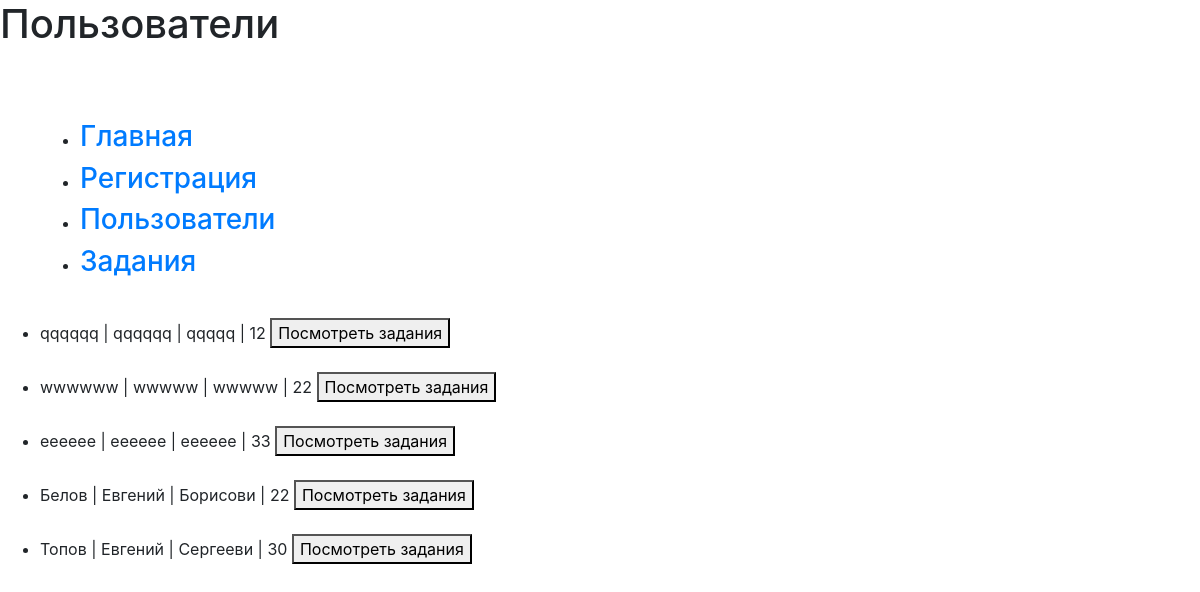
The app's page /users/, older data.
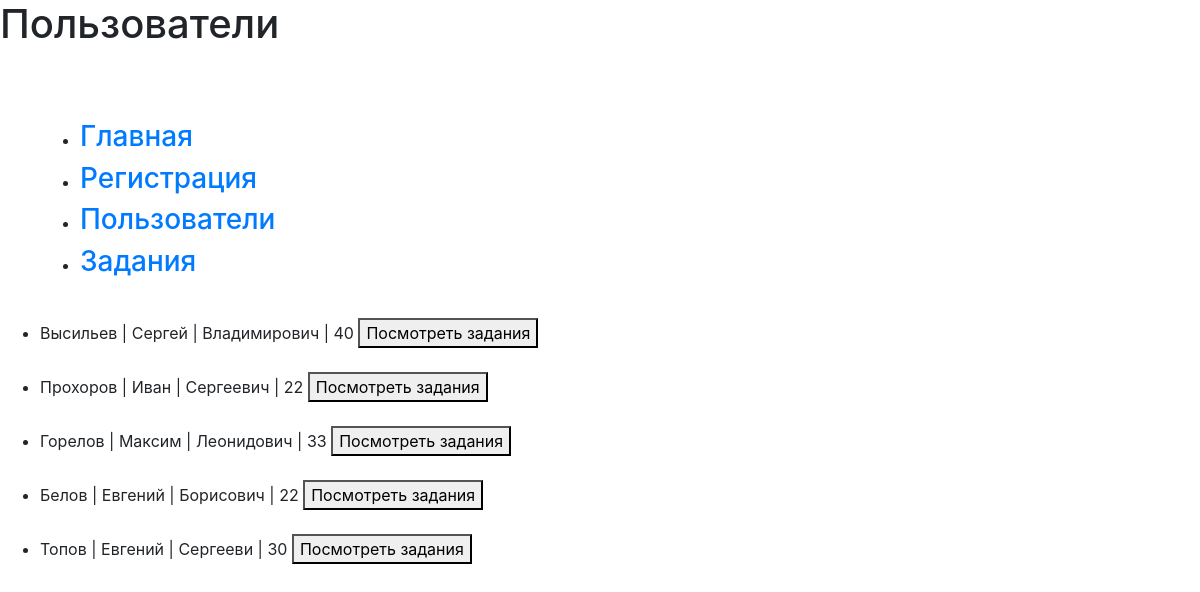
The same page, newer data.
### app/models.py (models this page shows, shortened)
class User(models.Model):
    username =models.CharField(max_length=15,db_index=True)
    firstname = models.CharField(max_length=15)
    lastname = models.CharField(max_length=15)
    age = models.IntegerField()
    slug = models.CharField(max_length=15,db_index=True)

### app/views.py (the view)
# urls.py: path('users/',user_list),
def user_list(request):
    title = 'Список'
    users = User.objects.all()
    context = {'list':users,'Title':title}
    return render(request,"users.html",context=context)

### Templates/users.html (shortened to what this page needs)
{% extends "index.html" %}
{% block pagename  %}
     <h1>Пользователи</h1>
{% endblock %}
{% block menu %}
    {{ block.super}}
{% endblock %}
{% block content %}
    <br>
    <form method="post">
        <ul >
            {% for t in list %}
            <li >  {{t.username}} | {{t.firstname}} | {{t.lastname}} |  {{t.age}}
                <button formaction="/tasks/" class="b1" name="idd" id="idd" type="submit" value="{{t.id}}"> Посмотреть задания  </button></li>
            <br>
            {% endfor %}
        </ul>
    <br>
    <br>
    </form>
{% endblock %}

Row changes from the older to the newer data that the page shows:
changed User: username "qqqqqq" → "Высильев"; firstname "qqqqqq" → "Сергей"; lastname "qqqqq" → "Владимирович"; age "12" → "40"
changed User: username "wwwwww" → "Прохоров"; firstname "wwwww" → "Иван"; lastname "wwwww" → "Сергеевич"
changed User: username "eeeeee" → "Горелов"; firstname "eeeeee" → "Максим"; lastname "eeeeee" → "Леонидович"
changed User "Белов": lastname "Борисови" → "Борисович"
